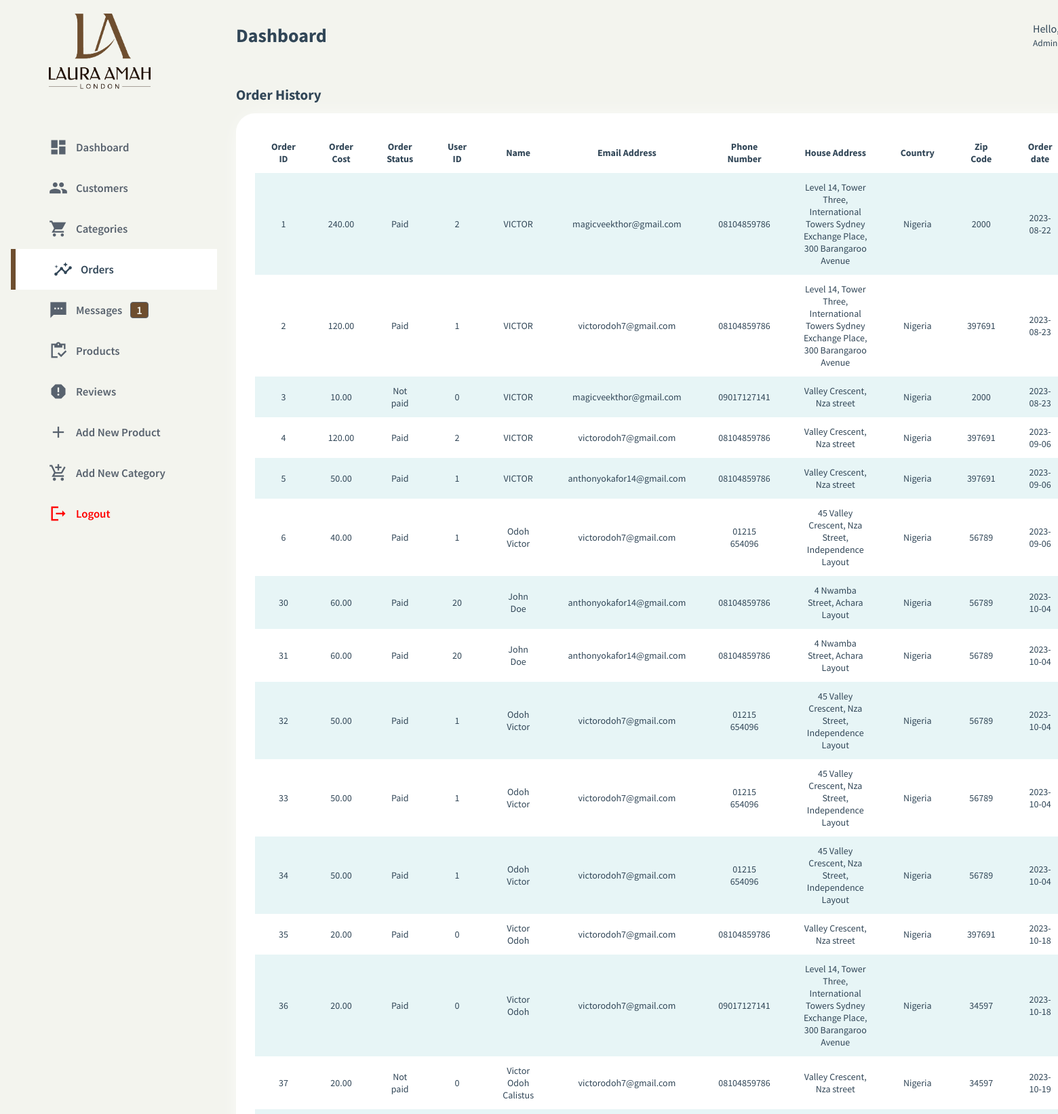
The page /admin/orders.php (upper part) on the database its author committed.
### tables this page shows
CREATE TABLE `soul_orders` (
  `order_id` int(11) NOT NULL,
  `order_cost` decimal(6,2) NOT NULL,
  `order_status` varchar(255) NOT NULL,
  `user_id` varchar(255) NOT NULL,
  `full_name` varchar(255) NOT NULL,
  `email` varchar(255) NOT NULL,
  `user_phone` varchar(255) NOT NULL,
  `user_address` varchar(255) NOT NULL,
  `user_country` varchar(255) NOT NULL,
  `postcode` int(11) NOT NULL,
  `order_date` date NOT NULL
);

### admin/orders.php (the view, shortened to what this page needs)
<?php
include "includes/db.php";
$orders = "SELECT * FROM `soul_orders`";
$orders_query = $mysqli -> query($orders);
$messages = "SELECT * FROM soul_message where status2 = '1'";
$messages_result = mysqli_query($mysqli, $messages);
$messages_count = mysqli_num_rows($messages_result);
?>
<!DOCTYPE html>
<html lang="en">
    <head>
        <link rel="stylesheet" href="css/styles.css" />
        <link rel="stylesheet" href="css/styles-responsive.css" />
    </head>
    <body class="customers">
        <div class="dashboard-container customers">
            <aside class="main-sidebar">
                <header class="aside-header">
                    <div class="brand">
                        <img src="images/soul.png" alt="Logo" />
                    </div>
                </header>
                <div class="sidebar" id="sidebar">
                    <ul class="list-items">
                        <li class="item">
                            <a href="dashboard.php">
                                <span class="material-icons-sharp">
                                </span>
                                <span>Dashboard</span>
                            </a>
                        </li>
                        <li class="item">
                            <a href="customers.php">
                                <span class="material-icons-sharp">
                                </span>
                                <span>Customers</span>
                            </a>
                        </li>
                        <li class="item">
                            <a href="categories.php">
                                <span class="material-icons-sharp">
                                </span>
                                <span>Categories</span>
                            </a>
                        </li>
                        <li class="item">
                            <a href="orders.php" class="active">
                                <span class="material-icons-sharp">
                                </span>
                                <span>Orders</span>
                            </a>
                        </li>
                        <li class="item">
                            <a href="messages.php">
                                <span class="material-icons-sharp">
                                </span>
                                <span>Messages</span>
                                <span class="message-count"><?php echo $messages_count ?></span>
                            </a>
                        </li>
                        <li class="item">
                            <a href="products.php">
                                <span class="material-icons-sharp">
                                </span>
                                <span>Products</span>
                            </a>
                        </li>
                        <li class="item">
                            <a href="reviews.php">
                                <span class="material-icons-sharp">
                                </span>
                                <span>Reviews</span>
                            </a>
                        </li>
                        <li class="item">
                            <a href="addproduct.php">
                                <span class="material-icons-sharp"> add </span>
                                <span>Add New Product</span>
                            </a>
                        </li>
                        <li class="item">
                            <a href="addcategory.php">
                                <span class="material-icons-sharp"> add_shopping_cart </span>
                                <span>Add New Category</span>
                            </a>
                        </li>
                        <li class="item">
                            <a href="#">
                                <span class="material-icons-sharp">
                                </span>
                                <span>Logout</span>
                            </a>
                        </li>
                    </ul>
                </div>
            </aside>
            <main class="main-container">
                <div class="admin-header">
                    <h1 class="main-title">Dashboard</h1>
                    <aside class="extrabar">
                        <header class="header-right">
                            <div class="profile">
                                <div class="profile-info">
                                    <p>Hello, <strong>Laura</strong></p>
                                    <small>Admin</small>
                                </div>
                            </div>
                        </header>
                    </aside>
                </div>
                <section class="recent-orders">
                    <div class="ro-title">
                        <h2 class="recent-orders-title">Order History</h2>
                    </div>
                    <table>
                        <thead>
                            <tr>
                                <th>Order ID</th>
                                <th>Order Cost</th>
                                <th>Order Status</th>
                                <th>User ID</th>
                                <th>Name</th>
                                <th>Email Address</th>
                                <th>Phone Number</th>
                                <th>House Address</th>
                                <th>Country</th>
                                <th>Zip Code</th>
                                <th>Order date</th>
                            </tr>
                        </thead>
                        <tbody>
                            <?php while($row = $orders_query -> fetch_assoc()) { ?>
                                <tr>
                                    <td><?php echo $row['order_id'] ?></td>
                                    <td><?php echo $row['order_cost'] ?></td>
                                    <td><?php echo $row['order_status'] ?></td>
                                    <td><?php echo $row['user_id'] ?></td>
                                    <td><?php echo $row['full_name'] ?></td>
                                    <td><?php echo $row['email'] ?></td>
                                    <td><?php echo $row['user_phone'] ?></td>
                                    <td><?php echo $row['user_address'] ?></td>
                                    <td><?php echo $row['user_country'] ?></td>
                                    <td><?php echo $row['postcode'] ?></td>
                                    <td><?php echo $row['order_date'] ?></td>
                                </tr>
                            <?php } ?>
                        </tbody>
                    </table>
                </section>
            </main>
        </div>
    </body>
</html>

### admin/css/styles.css (style rules this page uses)
:root { --white: #fff; --light: #f3f4ee; --fuscha: #6E4E2F; --desaturate-fuscha: #fff; --desaturate-fuscha-2: hsla(334, 94%, 57%, 0.1); --cyan: hsl(184, 46%, 57%); --desaturate-cyan: hsla(184, 46%, 57%, 0.25); --desaturate-cyan-2: hsla(184, 46%, 57%, 0.15); --light-blue: #bbeef1; --pinkless: #fff3e0; --yellow: #f1b813; --text-color-primary: #314657; --text-color-secondary: #58626e; --text-color-third: #9db3be; --box-shadow-card: 8px 8px 32px var(--desaturate-fuscha); --box-shadow-card-2: 8px 8px 32px var(--desaturate-cyan); --box-sidebar: 2px 4px 16px var(--desaturate-cyan-2); --padding-card: 28px; --border-radius-rounded: 50%; --border-radius-4: 4px; --border-radius-8: 8px; --border-radius-12: 12px; --border-radius-card: var(--padding-card); }
*, *::after, *::before { margin: 0; padding: 0; box-sizing: border-box; font-family: 'Source Sans Pro', sans-serif; }
html { font-size: 14px; }
body { background-color: var(--light); color: var(--text-color-primary); height: 100vh; transition: background-color 0.3s ease-in-out, color 0.3s ease-in-out; }
ul { list-style-type: none; }
a { text-decoration: none; }
a { color: var(--text-color-secondary); transition: color 0.3s ease-in-out; }
.material-icons-sharp { vertical-align: middle; }
.dashboard-container { display: grid; grid-template-columns: 1fr 5fr 3fr; grid-template-areas: 'sidebar main extrabar'; gap: 2rem; height: 100%; }
.main-sidebar { grid-area: sidebar; height: 100%; width: 320px; padding: 20px 0 20px 16px; }
.main-sidebar .aside-header { display: flex; justify-content: space-between; align-items: center; }
.aside-header .brand { display: flex; align-items: center; padding-left: 4rem; }
.brand img { width: 150px; }
.main-sidebar .sidebar { position: relative; height: 100%; display: flex; justify-content: center; padding-top: 4rem; width: 100%; }
.sidebar .list-items { width: 100%; }
.list-items li:last-child { position: absolute; width: 100%; }
.list-items li:last-child a { color: red; }
.list-items .item a { display: flex; align-items: center; justify-content: flex-start; gap: 12px; width: 100%; padding: 16px 4rem 16px; font-size: 1.2em; font-weight: 600; transition: all 0.3s ease-in-out; }
.list-items .item a:active, .list-items .item a.active { color: var(--text-color-primary); border-left: 7px solid transparent; border-left-color: var(--fuscha); background-color: var(--desaturate-fuscha); }
.item a .material-icons-sharp { font-size: 28px; }
.item .message-count { background-color: var(--fuscha); text-align: center; border-radius: var(--border-radius-4); color: var(--light); border: 1px solid var(--text-color-secondary); padding: 0px 8px; transition: all 0.3s ease-in-out; }
.main-container { grid-area: main; padding: 20px 0; }
.main-title { margin-bottom: 3rem; line-height: 1.8; }
.recent-orders { margin-top: 4rem; }
.recent-orders .ro-title { display: flex; justify-content: space-between; align-items: center; margin-bottom: 1rem; }
.recent-orders table { width: 100%; background-color: var(--white); padding: var(--padding-card); border-radius: var(--border-radius-card); box-shadow: var(--box-shadow-card); text-align: center; transition: box-shadow 0.33s ease-in-out; overflow: hidden; border-spacing: 0; }
.recent-orders tbody td, .recent-orders thead th { padding: 12px 24px; }
.recent-orders table tbody tr { border: 1px solid transparent; border-bottom-color: var(--desaturate-cyan); transition: 0.15s ease-in; }
.recent-orders tbody tr:first-child { border-top-color: var(--desaturate-cyan); }
.recent-orders table tbody tr:nth-child(2n + 1) { background-color: var(--desaturate-cyan-2); }
.extrabar { grid-area: extrabar; padding: 20px 40px 20px 0; transition: background-color 0.3s ease-in-out; }
.extrabar .header-right { display: flex; justify-content: flex-end; align-items: center; gap: 4rem; margin-bottom: 3rem; }
.header-right .profile { display: flex; justify-content: flex-end; align-items: center; gap: 20px; }
.header-right .profile .profile-info { font-size: 16px; }
.dashboard-container.customers { grid-template-columns: 2fr 10fr; }
.dashboard-container.customers .extrabar { padding: 0px !important; }
.dashboard-container.customers .recent-orders { margin-top: 0px !important; }
.admin-header { display: flex; align-items: center; justify-content: space-between; }

### rows shown on the page
soul_orders: order_id "1", order_cost "240.00", order_status "Paid", user "2", full_name "VICTOR", email "magicveekthor@gmail.com", user_phone "08104859786", user_address "Level 14, Tower Three, International Towers Sydney Exchange Place, 300 Barangaroo Avenue", user_country "Nigeria", postcode "2000", order_date "2023-08-22"
soul_orders: order_id "2", order_cost "120.00", order_status "Paid", user "1", full_name "VICTOR", email "victorodoh7@gmail.com", user_phone "08104859786", user_address "Level 14, Tower Three, International Towers Sydney Exchange Place, 300 Barangaroo Avenue", user_country "Nigeria", postcode "397691", order_date "2023-08-23"
soul_orders: order_id "3", order_cost "10.00", order_status "Not paid", user "0", full_name "VICTOR", email "magicveekthor@gmail.com", user_phone "09017127141", user_address "Valley Crescent, Nza street", user_country "Nigeria", postcode "2000", order_date "2023-08-23"
soul_orders: order_id "4", order_cost "120.00", order_status "Paid", user "2", full_name "VICTOR", email "victorodoh7@gmail.com", user_phone "08104859786", user_address "Valley Crescent, Nza street", user_country "Nigeria", postcode "397691", order_date "2023-09-06"
soul_orders: order_id "5", order_cost "50.00", order_status "Paid", user "1", full_name "VICTOR", email "anthonyokafor14@gmail.com", user_phone "08104859786", user_address "Valley Crescent, Nza street", user_country "Nigeria", postcode "397691", order_date "2023-09-06"
soul_orders: order_id "6", order_cost "40.00", order_status "Paid", user "1", full_name "Odoh Victor", email "victorodoh7@gmail.com", user_phone "01215 654096", user_address "45 Valley Crescent, Nza Street, Independence Layout", user_country "Nigeria", postcode "56789", order_date "2023-09-06"
soul_orders: order_id "30", order_cost "60.00", order_status "Paid", user "20", full_name "John Doe", email "anthonyokafor14@gmail.com", user_phone "08104859786", user_address "4 Nwamba Street, Achara Layout", user_country "Nigeria", postcode "56789", order_date "2023-10-04"
soul_orders: order_id "31", order_cost "60.00", order_status "Paid", user "20", full_name "John Doe", email "anthonyokafor14@gmail.com", user_phone "08104859786", user_address "4 Nwamba Street, Achara Layout", user_country "Nigeria", postcode "56789", order_date "2023-10-04"
soul_orders: order_id "32", order_cost "50.00", order_status "Paid", user "1", full_name "Odoh Victor", email "victorodoh7@gmail.com", user_phone "01215 654096", user_address "45 Valley Crescent, Nza Street, Independence Layout", user_country "Nigeria", postcode "56789", order_date "2023-10-04"
soul_orders: order_id "33", order_cost "50.00", order_status "Paid", user "1", full_name "Odoh Victor", email "victorodoh7@gmail.com", user_phone "01215 654096", user_address "45 Valley Crescent, Nza Street, Independence Layout", user_country "Nigeria", postcode "56789", order_date "2023-10-04"
soul_orders: order_id "34", order_cost "50.00", order_status "Paid", user "1", full_name "Odoh Victor", email "victorodoh7@gmail.com", user_phone "01215 654096", user_address "45 Valley Crescent, Nza Street, Independence Layout", user_country "Nigeria", postcode "56789", order_date "2023-10-04"
soul_orders: order_id "35", order_cost "20.00", order_status "Paid", user "0", full_name "Victor Odoh", email "victorodoh7@gmail.com", user_phone "08104859786", user_address "Valley Crescent, Nza street", user_country "Nigeria", postcode "397691", order_date "2023-10-18"
soul_orders: order_id "36", order_cost "20.00", order_status "Paid", user "0", full_name "Victor Odoh", email "victorodoh7@gmail.com", user_phone "09017127141", user_address "Level 14, Tower Three, International Towers Sydney Exchange Place, 300 Barangaroo Avenue", user_country "Nigeria", postcode "34597", order_date "2023-10-18"
soul_orders: order_id "37", order_cost "20.00", order_status "Not paid", user "0", full_name "Victor Odoh Calistus", email "victorodoh7@gmail.com", user_phone "08104859786", user_address "Valley Crescent, Nza street", user_country "Nigeria", postcode "34597", order_date "2023-10-19"

### other values the page prints
$messages_count "1"
